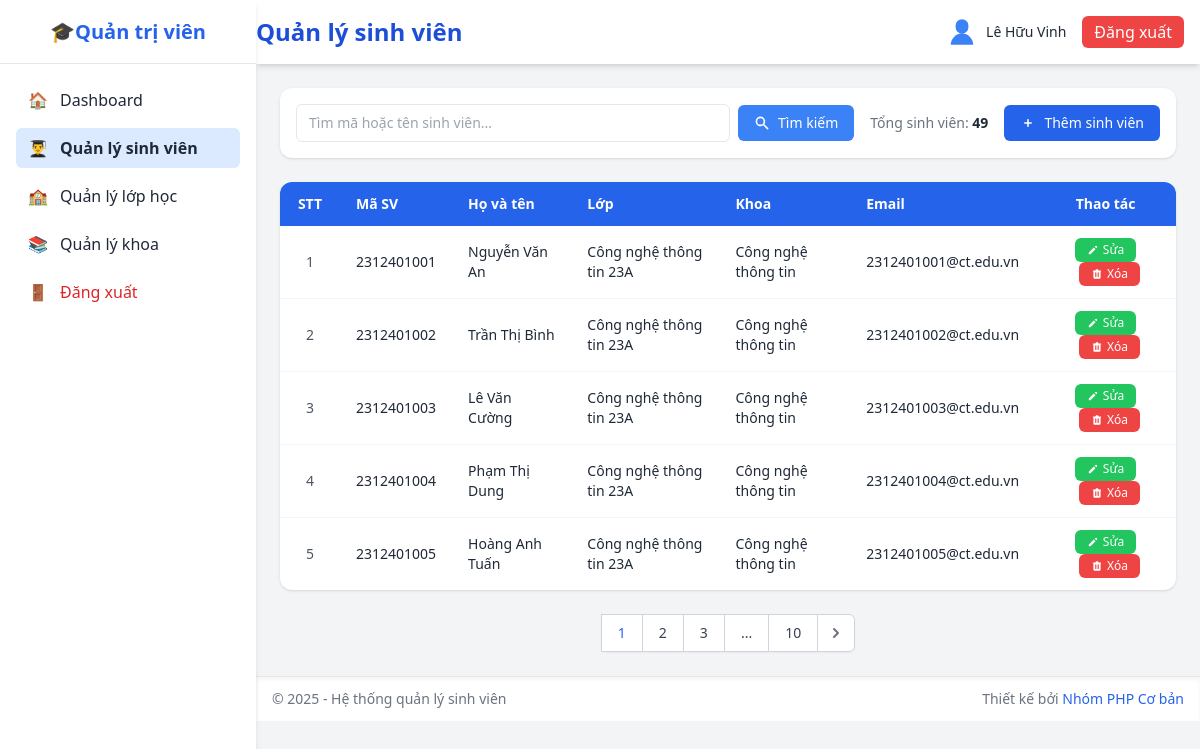
Page /admin/student_list.php (signed in) on the earlier database version.
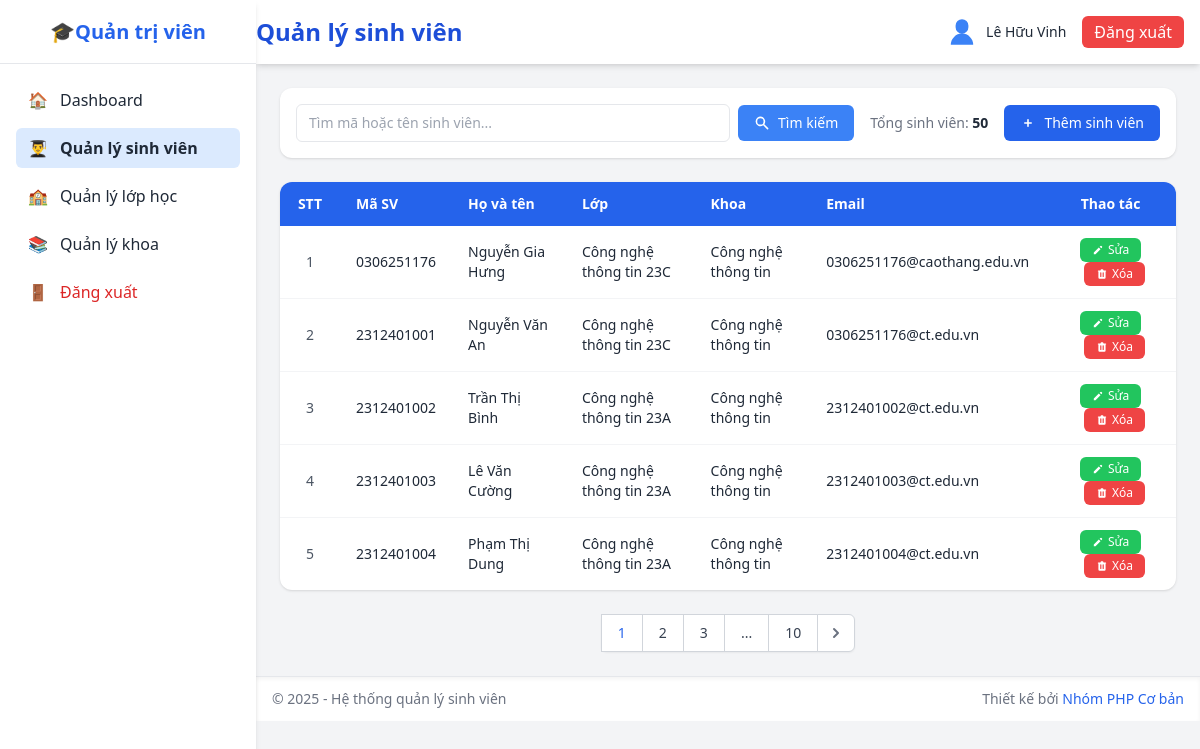
Same page on the later database version.
### tables this page shows
CREATE TABLE `sinh_vien` (
  `mssv` varchar(20) NOT NULL,
  `hoten` varchar(100) NOT NULL,
  `ngaysinh` date DEFAULT NULL,
  `gioitinh` enum('Nam','Nữ','Khác') DEFAULT 'Nam',
  `malop` varchar(20) DEFAULT NULL,
  `makhoa` varchar(20) DEFAULT NULL,
  `email` varchar(100) DEFAULT NULL,
  `sdt` varchar(20) DEFAULT NULL,
  `diachi` varchar(255) DEFAULT NULL,
  `password` varchar(255) NOT NULL,
  `trangthai` enum('Đang học','Tốt nghiệp','Bảo lưu','Đã nghỉ') DEFAULT 'Đang học'
);

CREATE TABLE `lop` (
  `malop` varchar(20) NOT NULL,
  `tenlop` varchar(100) NOT NULL,
  `makhoa` varchar(20) DEFAULT NULL
);

CREATE TABLE `khoa` (
  `makhoa` varchar(20) NOT NULL,
  `tenkhoa` varchar(100) NOT NULL,
  `mota` text DEFAULT NULL
);

### database/pdo.php (called while the page is built, shortened)
<?php
class DB
{
    private static $pdo = null;
    private static function connect_pdo(): \PDO
    {
        $host = DB_HOST;
        $user = DB_USERNAME;
        $pass = DB_PASSWORD;
        $db   = DB_NAME;
        $charset = DB_CHARSET;
        $dsn = "mysql:host={$host};dbname={$db};charset={$charset}";
        try {
            $options = [
                \PDO::ATTR_ERRMODE => \PDO::ERRMODE_EXCEPTION,
                \PDO::ATTR_DEFAULT_FETCH_MODE => \PDO::FETCH_ASSOC,
                \PDO::ATTR_EMULATE_PREPARES => false,
            ];
            return new \PDO($dsn, $user, $pass, $options);
        } catch (\PDOException $e) {
            die('Kết nối PDO thất bại: ' . $e->getMessage());
        }
    }
    private static function init()
    {
        if (self::$pdo === null) {
            self::$pdo = self::connect_pdo();
        }
    }
    public static function getPdo()
    {
        return self::$pdo;
    }
    public static function select(string $sql, array $params = []): array
    {
        $stmt = self::getPdo()->prepare($sql);
        $stmt->execute($params);
        return $stmt->fetchAll();
    }
    public static function selectOne(string $sql, array $params = []): ?array
    {
        $stmt = self::getPdo()->prepare($sql);
        $stmt->execute($params);
        $row = $stmt->fetch();
        return $row === false ? null : $row;
    }
}

### admin/student_list.php (the view, shortened to what this page needs)
<?php
include('../includes/sidebar.php');
include('../includes/header.php');
?>
<?php
$search = trim($_GET['search'] ?? '');
$page = max(1, intval($_GET['page'] ?? 1));
$per_page = 5;
$offset = ($page - 1) * $per_page;
$where = [];
$params = [];
$whereClause = !empty($where) ? 'WHERE ' . implode(' AND ', $where) : '';
$count_query = "
    SELECT COUNT(DISTINCT sv.mssv) as total
    FROM sinh_vien sv
    LEFT JOIN lop l ON sv.malop = l.malop
    LEFT JOIN khoa k ON l.makhoa = k.makhoa
    $whereClause
";
$total = DB::selectOne($count_query, $params)['total'];
$total_pages = ceil($total / $per_page);
?>
<div class="bg-white rounded-xl shadow p-4">
    <div class="flex flex-col sm:flex-row gap-4 items-center justify-between">
        <form method="GET" class="flex items-center gap-2 flex-1">
            <div class="flex-1">
                <input type="text" name="search" value="<?php echo htmlspecialchars($search); ?>"
                    placeholder="Tìm mã hoặc tên sinh viên..."
                    class="w-full px-3 py-2 border rounded-md focus:ring-2 focus:ring-blue-400 outline-none text-sm" />
            </div>
            <button type="submit" class="bg-blue-500 hover:bg-blue-600 text-white px-4 py-2 rounded-md text-sm inline-flex items-center gap-2">
                <svg xmlns="http://www.w3.org/2000/svg" class="h-4 w-4" viewBox="0 0 20 20" fill="currentColor">
                    <path fill-rule="evenodd" d="M8 4a4 4 0 100 8 4 4 0 000-8zM2 8a6 6 0 1110.89 3.476l4.817 4.817a1 1 0 01-1.414 1.414l-4.816-4.816A6 6 0 012 8z" clip-rule="evenodd" />
                </svg>
                Tìm kiếm
            </button>
        </form>
        <div class="flex items-center gap-4">
            <div class="text-gray-500 text-sm whitespace-nowrap">
                Tổng sinh viên: <span class="font-semibold text-gray-800"><?php echo number_format($total); ?></span>
            </div>
            <a href="student_add.php" class="bg-blue-600 hover:bg-blue-700 text-white px-4 py-2 rounded-md text-sm inline-flex items-center gap-2 whitespace-nowrap">
                <svg xmlns="http://www.w3.org/2000/svg" class="h-4 w-4" viewBox="0 0 20 20" fill="currentColor">
                    <path fill-rule="evenodd" d="M10 5a1 1 0 011 1v3h3a1 1 0 110 2h-3v3a1 1 0 11-2 0v-3H6a1 1 0 110-2h3V6a1 1 0 011-1z" clip-rule="evenodd" />
                </svg>
                Thêm sinh viên
            </a>
        </div>
    </div>
</div>
<?php
$query = "
    SELECT
        sv.mssv,
        sv.hoten,
        sv.email,
        sv.sdt,
        sv.gioitinh,
        sv.diachi,
        sv.trangthai,
        l.tenlop,
        k.tenkhoa
    FROM sinh_vien sv
    LEFT JOIN lop l ON sv.malop = l.malop
    LEFT JOIN khoa k ON l.makhoa = k.makhoa
    $whereClause
    LIMIT :limit OFFSET :offset
";
$params['offset'] = $offset;
$params['limit'] = $per_page;
$students = DB::select($query, $params);
?>
<div class="bg-white rounded-xl shadow overflow-x-auto">
    <table class="min-w-full text-sm">
        <thead class="bg-blue-600 text-white">
            <tr>
                <th class="py-3 px-4 text-center" style="width: 60px">STT</th>
                <th class="py-3 px-4 text-left">Mã SV</th>
                <th class="py-3 px-4 text-left">Họ và tên</th>
                <th class="py-3 px-4 text-left">Lớp</th>
                <th class="py-3 px-4 text-left">Khoa</th>
                <th class="py-3 px-4 text-left">Email</th>
                <th class="py-3 px-4 text-center">Thao tác</th>
            </tr>
        </thead>
        <tbody class="divide-y divide-gray-100">
            <?php if (empty($students)): ?>
            <tr>
                <td colspan="7" class="py-4 px-4 text-center text-gray-500">
                    Không tìm thấy sinh viên nào
                    <?php if ($search !== ''): ?>
                        phù hợp với từ khóa "<?php echo htmlspecialchars($search); ?>"
                    <?php endif; ?>
                </td>
            </tr>
            <?php else: ?>
                <?php foreach ($students as $index => $student): ?>
                <tr class="hover:bg-gray-50">
                    <td class="py-3 px-4 text-center text-gray-600">
                        <?php echo $offset + $index + 1; ?>
                    </td>
                    <td class="py-3 px-4"><?php echo htmlspecialchars($student['mssv']); ?></td>
                    <td class="py-3 px-4"><?php echo htmlspecialchars($student['hoten']); ?></td>
                    <td class="py-3 px-4"><?php echo htmlspecialchars($student['tenlop']); ?></td>
                    <td class="py-3 px-4"><?php echo htmlspecialchars($student['tenkhoa']); ?></td>
                    <td class="py-3 px-4"><?php echo htmlspecialchars($student['email']); ?></td>
                    <td class="py-3 px-4 text-center space-x-2">
                        <a href="student_edit.php?mssv=<?php echo urlencode($student['mssv']); ?>"
                           class="bg-green-500 hover:bg-green-600 text-white px-3 py-1 rounded-md text-xs inline-flex items-center gap-1">
                           <svg xmlns="http://www.w3.org/2000/svg" class="h-3 w-3" viewBox="0 0 20 20" fill="currentColor">
                                <path d="M13.586 3.586a2 2 0 112.828 2.828l-.793.793-2.828-2.828.793-.793zM11.379 5.793L3 14.172V17h2.828l8.38-8.379-2.83-2.828z" />
                            </svg>
                            Sửa
                        </a>
                        <a href="student_delete.php?mssv=<?php echo urlencode($student['mssv']); ?>"
                           onclick="return confirm('Bạn có chắc chắn muốn xóa sinh viên này?')"
                           class="bg-red-500 hover:bg-red-600 text-white px-3 py-1 rounded-md text-xs inline-flex items-center gap-1">
                            Xóa
                        </a>
                    </td>
                </tr>
                <?php endforeach; ?>
            <?php endif; ?>
        </tbody>
    </table>
</div>
<?php if ($total_pages > 1): ?>
<div class="mt-6 flex justify-center">
    <nav class="relative z-0 inline-flex rounded-md shadow-sm -space-x-px" aria-label="Phân trang">
        <?php
        $range = 2;
        if ($page > $range + 1): ?>
            <?php endif;
        for ($i = max(1, $page - $range); $i <= min($total_pages, $page + $range); $i++): ?>
            <a href="?page=<?php echo $i; ?><?php echo $search ? '&search=' . urlencode($search) : ''; ?>"
               class="relative inline-flex items-center px-4 py-2 border border-gray-300 bg-white text-sm font-medium <?php echo $i === $page ? 'text-blue-600 bg-blue-50' : 'text-gray-700 hover:bg-gray-50'; ?>">
                <?php echo $i; ?>
            </a>
        <?php endfor;
        if ($page < $total_pages - $range): ?>
            <?php if ($page < $total_pages - $range - 1): ?>
                <span class="relative inline-flex items-center px-4 py-2 border border-gray-300 bg-white text-sm font-medium text-gray-700">
                    ...
                </span>
            <?php endif; ?>
            <a href="?page=<?php echo $total_pages; ?><?php echo $search ? '&search=' . urlencode($search) : ''; ?>"
               class="relative inline-flex items-center px-4 py-2 border border-gray-300 bg-white text-sm font-medium text-gray-700 hover:bg-gray-50">
                <?php echo $total_pages; ?>
            </a>
        <?php endif; ?>
        <?php if ($page < $total_pages): ?>
        <a href="?page=<?php echo $page + 1; ?><?php echo $search ? '&search=' . urlencode($search) : ''; ?>"
           class="relative inline-flex items-center px-2 py-2 rounded-r-md border border-gray-300 bg-white text-sm font-medium text-gray-500 hover:bg-gray-50">
            <svg class="h-5 w-5" xmlns="http://www.w3.org/2000/svg" viewBox="0 0 20 20" fill="currentColor">
                <path fill-rule="evenodd" d="M7.293 14.707a1 1 0 010-1.414L10.586 10 7.293 6.707a1 1 0 011.414-1.414l4 4a1 1 0 010 1.414l-4 4a1 1 0 01-1.414 0z" clip-rule="evenodd" />
            </svg>
        </a>
        <?php endif; ?>
    </nav>
</div>
<?php endif; ?>
<?php include('../includes/footer.php'); ?>

### includes/sidebar.php (shortened to what this page needs)
<!DOCTYPE html>
<html lang="vi">
<head>
  <script src="https://cdn.tailwindcss.com"></script>
  <?php
  function isActiveMenu($type) {
    $basename = basename($_SERVER['SCRIPT_NAME']);
    if ($type === 'student' && strpos($basename, 'student') !== false) return 'bg-blue-100 font-semibold';
    return '';
  }
  ?>
</head>
<body class="bg-gray-100 font-sans text-gray-800">
  <aside id="sidebar"
         class="fixed top-0 left-0 h-full w-64 bg-white shadow-md z-40 md:translate-x-0 -translate-x-full transition-transform duration-300 ease-in-out">
    <div class="border-b h-16 flex items-center justify-center">
      <h1 class="text-xl font-bold text-blue-600">
        🎓<?= isset($_SESSION['user_role']) && $_SESSION['user_role'] === 'admin' ? 'Quản trị viên' : 'Sinh viên'; ?>
      </h1>
    </div>
    <nav class="p-4 space-y-2">
      <?php if ($_SESSION['user_role'] === 'admin'): ?>
        <a href="index.php" class="flex items-center gap-3 px-3 py-2 rounded-md hover:bg-blue-50 transition <?= isActiveMenu('dashboard') ?>">
          <span>🏠</span><span>Dashboard</span>
        </a>
        <a href="student_list.php" class="flex items-center gap-3 px-3 py-2 rounded-md hover:bg-blue-50 transition <?= isActiveMenu('student') ?>">
          <span>👨‍🎓</span><span>Quản lý sinh viên</span>
        </a>
        <a href="class_list.php" class="flex items-center gap-3 px-3 py-2 rounded-md hover:bg-blue-50 transition <?= isActiveMenu('class') ?>">
          <span>🏫</span><span>Quản lý lớp học</span>
        </a>
        <a href="faculty_list.php" class="flex items-center gap-3 px-3 py-2 rounded-md hover:bg-blue-50 transition <?= isActiveMenu('faculty') ?>">
          <span>📚</span><span>Quản lý khoa</span>
        </a>
        <a href="logout.php" class="flex items-center gap-3 px-3 py-2 rounded-md hover:bg-red-50 transition text-red-600">
          <span>🚪</span><span>Đăng xuất</span>
        </a>
      <?php endif; ?>
    </nav>
  </aside>
  <div class="md:pl-64 min-h-screen">

### includes/header.php (shortened to what this page needs)
<?php
$current_page = basename($_SERVER['PHP_SELF']);
$page_title = "Hệ thống quản lý sinh viên";
if (strpos($current_page, 'student') !== false) {
    $page_title = "Quản lý sinh viên";
} elseif (strpos($current_page, 'class') !== false) {
    $page_title = "Quản lý lớp học";
} elseif (strpos($current_page, 'faculty') !== false) {
    $page_title = "Quản lý khoa";
}
?>
<header class="sticky top-0 z-20 bg-white shadow-md">
  <div class="max-w-7xl mx-auto">
    <div class="flex justify-between items-center h-16">
      <div class="flex items-center">
        <h2 class="text-xl md:text-2xl font-semibold text-blue-700 truncate">
          <?php echo htmlspecialchars($page_title); ?>
        </h2>
      </div>
      <div class="flex items-center gap-4 px-4">
        <div class="flex items-center gap-2">
          <svg xmlns="http://www.w3.org/2000/svg" class="w-8 h-8 text-blue-500" viewBox="0 0 20 20" fill="currentColor">
            <path fill-rule="evenodd" d="M10 2a4 4 0 00-4 4v1a4 4 0 004 4 4 4 0 004-4V6a4 4 0 00-4-4zM3 18a7 7 0 1114 0H3z" clip-rule="evenodd" />
          </svg>
          <span class="text-sm font-medium hidden md:block">
            <?php
              if (isset($_SESSION['fullname'])) {
                  echo htmlspecialchars($_SESSION['fullname']);
              } else {
                  echo 'Khách';
              }
            ?>
          </span>
        </div>
        <a href="logout.php" class="bg-red-500 hover:bg-red-600 text-white px-3 py-1 rounded-md no-underline">
          <span class="md:inline hidden">Đăng xuất</span>
        </a>
      </div>
  </header>
<main class="max-w-7xl mx-auto px-4 py-6 md:px-6 space-y-6">

### includes/footer.php
</main>
<footer class="bg-white border-t mt-auto shadow-inner">
  <div class="max-w-6xl mx-auto px-4 py-3 flex flex-col sm:flex-row justify-between items-center text-gray-500 text-sm">
    <p>© 2025 - Hệ thống quản lý sinh viên</p>
    <p>Thiết kế bởi <span class="text-blue-600 font-medium">Nhóm PHP Cơ bản</span></p>
  </div>
</footer>
</div>
</body>
</html>

Differences in the rows shown:
no longer on this page (row unchanged): sinh_vien: index "5", mssv "2312401005", hoten "Hoàng Anh Tuấn", malop.tenlop "Công nghệ thông tin 23A", makhoa.tenkhoa "Công nghệ thông tin", email "2312401005@ct.edu.vn"
added sinh_vien: index "1", mssv "0306251176", hoten "Nguyễn Gia Hưng", malop.tenlop "Công nghệ thông tin 23C", makhoa.tenkhoa "Công nghệ thông tin", email "0306251176@caothang.edu.vn"
changed sinh_vien "Nguyễn Văn An": index "1" → "2"; malop.tenlop "Công nghệ thông tin 23A" → "Công nghệ thông tin 23C"; email "2312401001@ct.edu.vn" → "0306251176@ct.edu.vn"
computed for sinh_vien "Trần Thị Bình": index "2" → "3"
computed for sinh_vien "Lê Văn Cường": index "3" → "4"
computed for sinh_vien "Phạm Thị Dung": index "4" → "5"
Other differences:
$total: "49" → "50"
